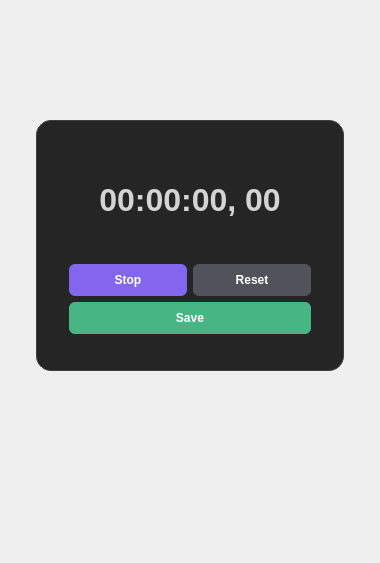
             <widget class="QWidget" name="stopwatch_page">
              <property name="sizePolicy">
               <sizepolicy hsizetype="Expanding" vsizetype="Expanding">
                <horstretch>0</horstretch>
                <verstretch>0</verstretch>
               </sizepolicy>
              </property>
              <layout class="QGridLayout" name="gridLayout_17">
               <property name="leftMargin">
                <number>36</number>
               </property>
               <property name="topMargin">
                <number>120</number>
               </property>
               <property name="rightMargin">
                <number>36</number>
               </property>
               <property name="bottomMargin">
                <number>192</number>
               </property>
               <item row="1" column="0">
                <widget class="QFrame" name="stopwatch_frame">
                 <property name="sizePolicy">
                  <sizepolicy hsizetype="Preferred" vsizetype="Preferred">
                   <horstretch>0</horstretch>
                   <verstretch>0</verstretch>
                  </sizepolicy>
                 </property>
                 <property name="maximumSize">
                  <size>
                   <width>400</width>
                   <height>380</height>
                  </size>
                 </property>
                 <property name="styleSheet">
                  <string notr="true">QFrame {
	background-color: #252525;
	border: 1px solid #3e3e42;
	border-radius: 15%;
}</string>
                 </property>
                 <property name="frameShape">
                  <enum>QFrame::StyledPanel</enum>
                 </property>
                 <property name="frameShadow">
                  <enum>QFrame::Raised</enum>
                 </property>
                 <layout class="QGridLayout" name="gridLayout_2">
                  <property name="leftMargin">
                   <number>32</number>
                  </property>
                  <property name="topMargin">
                   <number>20</number>
                  </property>
                  <property name="rightMargin">
                   <number>32</number>
                  </property>
                  <property name="bottomMargin">
                   <number>36</number>
                  </property>
                  <item row="0" column="0" colspan="2">
                   <widget class="QLabel" name="stopwatch_time_label">
                    <property name="sizePolicy">
                     <sizepolicy hsizetype="Preferred" vsizetype="Preferred">
                      <horstretch>0</horstretch>
                      <verstretch>0</verstretch>
                     </sizepolicy>
                    </property>
                    <property name="minimumSize">
                     <size>
                      <width>242</width>
                      <height>117</height>
                     </size>
                    </property>
                    <property name="font">
                     <font>
                      <pointsize>-1</pointsize>
                      <weight>75</weight>
                      <bold>true</bold>
                     </font>
                    </property>
                    <property name="layoutDirection">
                     <enum>Qt::LeftToRight</enum>
                    </property>
                    <property name="styleSheet">
                     <string notr="true">border: none;
font-size: 32px;
font-weight: 600;
color: #D4D4D4;</string>
                    </property>
                    <property name="text">
                     <string>00:00:00, 00</string>
                    </property>
                    <property name="alignment">
                     <set>Qt::AlignCenter</set>
                    </property>
                   </widget>
                  </item>
                  <item row="1" column="0">
                   <widget class="QPushButton" name="stopwatch_stop_btn">
                    <property name="sizePolicy">
                     <sizepolicy hsizetype="Expanding" vsizetype="Fixed">
                      <horstretch>0</horstretch>
                      <verstretch>0</verstretch>
                     </sizepolicy>
                    </property>
                    <property name="minimumSize">
                     <size>
                      <width>0</width>
                      <height>32</height>
                     </size>
                    </property>
                    <property name="font">
                     <font>
                      <pointsize>-1</pointsize>
                      <weight>87</weight>
                      <bold>true</bold>
                     </font>
                    </property>
                    <property name="cursor">
                     <cursorShape>ArrowCursor</cursorShape>
                    </property>
                    <property name="styleSheet">
                     <string notr="true">QPushButton {
	background-color: #8365ee;
	border-radius: 6%;
	color: #fff;
	font-weight: 700;
	font-size: 12px;
}

QPushButton:hover {
	background-color: #7349e5;
}

</string>
                    </property>
                    <property name="text">
                     <string notr="true">Stop</string>
                    </property>
                    <property name="icon">
                     <iconset>
                      <normaloff>pause-icon.png</normaloff>pause-icon.png</iconset>
                    </property>
                    <property name="iconSize">
                     <size>
                      <width>15</width>
                      <height>15</height>
                     </size>
                    </property>
                    <property name="shortcut">
                     <string notr="true"/>
                    </property>
                    <property name="checkable">
                     <bool>false</bool>
                    </property>
                   </widget>
                  </item>
                  <item row="1" column="1">
                   <widget class="QPushButton" name="stopwatch_reset_btn">
                    <property name="sizePolicy">
                     <sizepolicy hsizetype="Expanding" vsizetype="Fixed">
                      <horstretch>0</horstretch>
                      <verstretch>0</verstretch>
                     </sizepolicy>
                    </property>
                    <property name="minimumSize">
                     <size>
                      <width>0</width>
                      <height>32</height>
                     </size>
                    </property>
                    <property name="font">
                     <font>
                      <pointsize>-1</pointsize>
                      <weight>87</weight>
                      <bold>true</bold>
                     </font>
                    </property>
                    <property name="styleSheet">
                     <string notr="true">QPushButton {
	background-color: #52525a;
	border-radius: 6%;
	color: #fff;
	font-weight: 700;
	font-size: 12px;
}

QPushButton:hover {
	background-color: #3e3e42;
}

</string>
                    </property>
                    <property name="text">
                     <string>Reset</string>
                    </property>
                    <property name="icon">
                     <iconset>
                      <normaloff>reset-icon.png</normaloff>reset-icon.png</iconset>
                    </property>
                    <property name="iconSize">
                     <size>
                      <width>12</width>
                      <height>12</height>
                     </size>
                    </property>
                   </widget>
                  </item>
                  <item row="2" column="0" colspan="2">
                   <widget class="QPushButton" name="stopwatch_save_btn">
                    <property name="sizePolicy">
                     <sizepolicy hsizetype="Expanding" vsizetype="Fixed">
                      <horstretch>0</horstretch>
                      <verstretch>0</verstretch>
                     </sizepolicy>
                    </property>
                    <property name="minimumSize">
                     <size>
                      <width>0</width>
                      <height>32</height>
                     </size>
                    </property>
                    <property name="font">
                     <font>
                      <pointsize>-1</pointsize>
                      <weight>87</weight>
                      <bold>true</bold>
                     </font>
                    </property>
                    <property name="cursor">
                     <cursorShape>ArrowCursor</cursorShape>
                    </property>
                    <property name="styleSheet">
                     <string notr="true">QPushButton {
	background-color: #48b585;
	border-radius: 6%;
	color: #fff;
	font-weight: 700;
	font-size: 12px;
}

QPushButton:hover {
	background-color: #38936c;
}

</string>
                    </property>
                    <property name="text">
                     <string>Save</string>
                    </property>
                    <property name="icon">
                     <iconset>
                      <normaloff>save-icon.png</normaloff>save-icon.png</iconset>
                    </property>
                    <property name="iconSize">
                     <size>
                      <width>19</width>
                      <height>19</height>
                     </size>
                    </property>
                   </widget>
                  </item>
                 </layout>
                </widget>
               </item>
              </layout>
             </widget>
